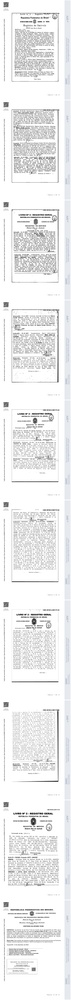
#> input picture dist/img_from_pdf.jpg, 71 x 1000 px, shrunk from 1654 x 23390 before the run
$ python -i img_to_text.py   (imports and definitions only)
#> lines starting #> are read from the running program, lines starting #| are printed output that depends on the picture
import cv2
import pytesseract


def extract_text_from_image(image_path, output_file):
#> called with image_path = '../dist/img_from_pdf.jpg', output_file = 'out.png'
    image = cv2.imread(image_path)
#> image is the input picture: shape (1000, 71, 3); mean B, G, R 237.4, 236.9, 236.6
    if image is None:
        print(f"Erro ao carregar a imagem: {image_path}")
        return
    gray = cv2.cvtColor(image, cv2.COLOR_BGR2GRAY)
    thresh = cv2.threshold(gray, 150, 255, cv2.THRESH_BINARY + cv2.THRESH_OTSU)[1]
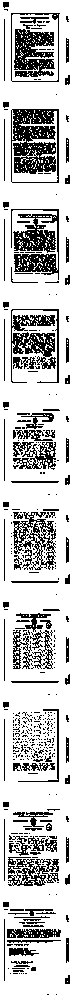
#> thresh: shape (1000, 71); 75.5% white; black in thin lines or dots
    denoised = cv2.fastNlMeansDenoising(thresh, None, 30, 7, 21)
    custom_config = r"--oem 3 --psm 6"
#> (the run stopped early here; a loop or call above may not have finished)
